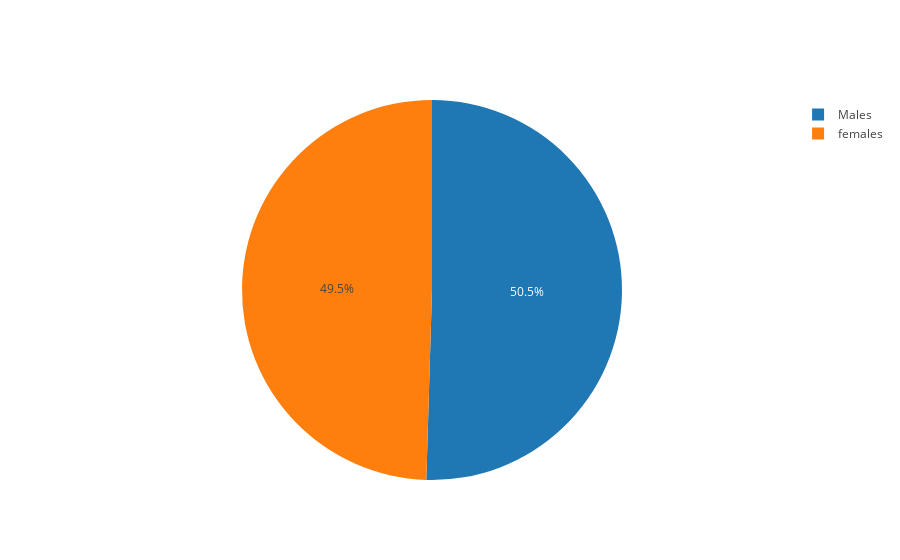

The notebook cell this image was saved under:
### Code cell
females= female.sum()
males = male.sum()

labels = ['Males','females']
values = [males, females]

trace = go.Pie(labels=labels, values=values)

iplot([trace], filename='basic_pie_chart')

### Figure 1 — Plotly figure (JSON) as saved in the notebook; plotly's stock layout.template omitted (floating-point values rounded to 4 significant figures)
{"data": [{"labels": ["Males", "females"], "type": "pie", "uid": "b65faaed-f3ec-4177-96cd-2e6ef839f2b0", "values": [3555, 3488]}], "layout": {}}
